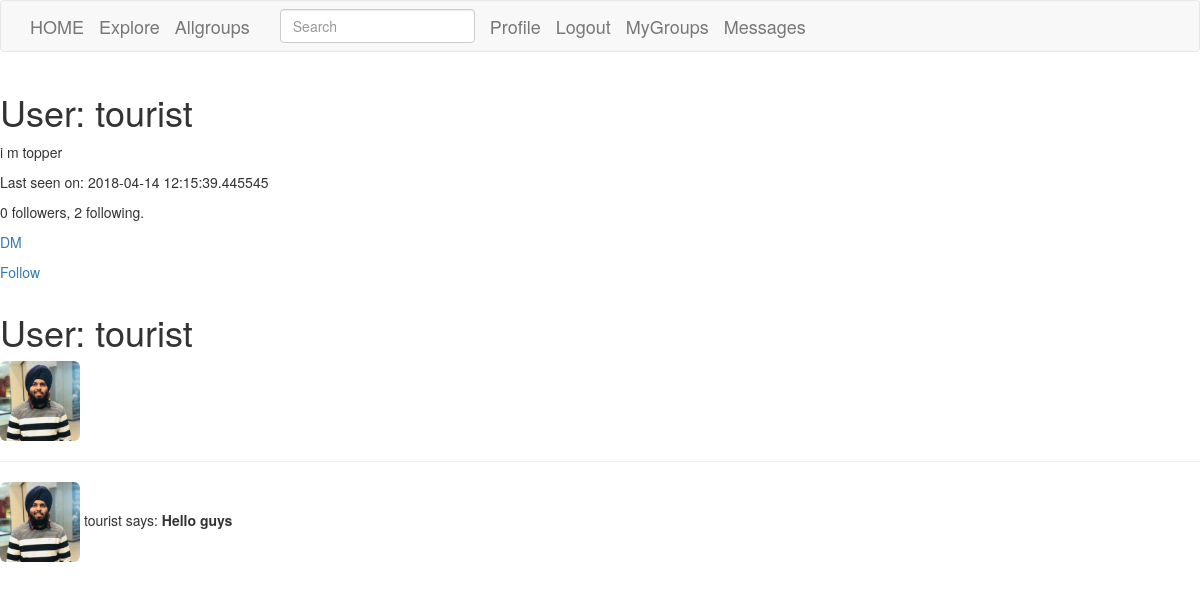
Before: /user/tourist (signed in) with the older database file.
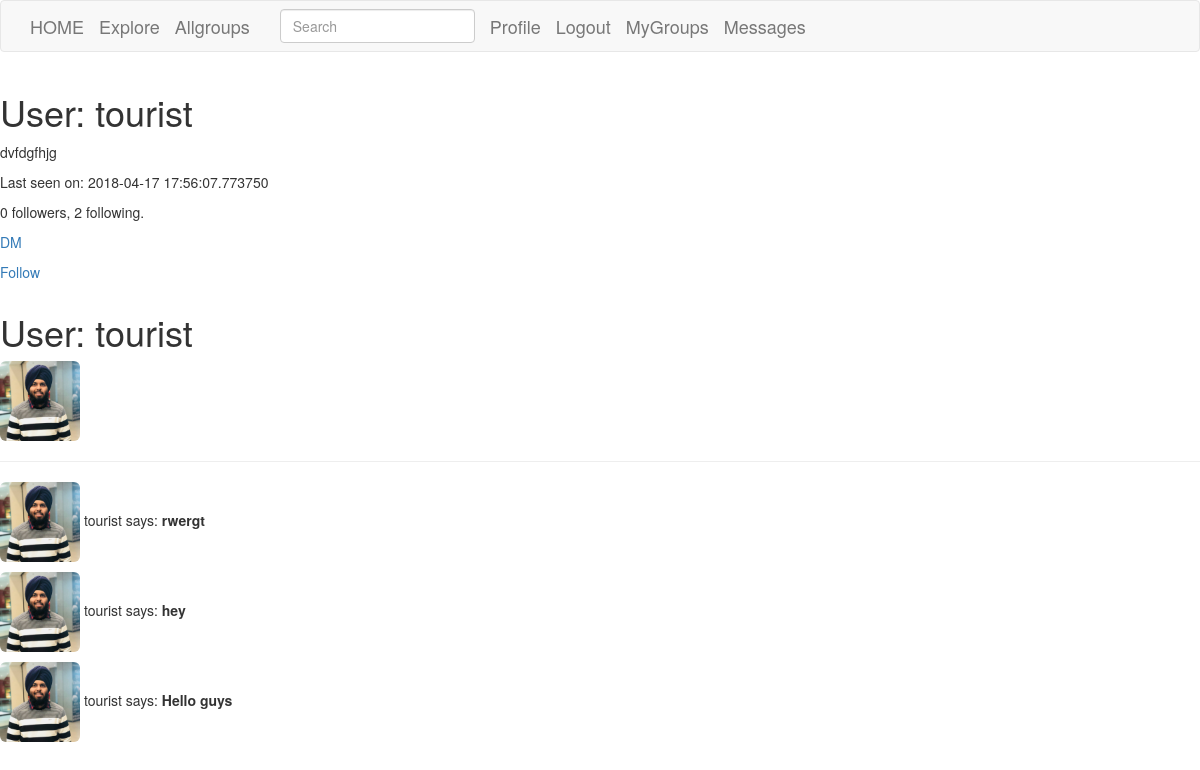
After: the same page with the newer database file.
### database.py (models this page shows, shortened)
class User(UserMixin,db.Model):
    id = db.Column(db.Integer, primary_key=True)
    username = db.Column(db.String(64), index=True, unique=True)
    email = db.Column(db.String(120), index=True, unique=True)
    password_hash = db.Column(db.String(128))
    posts = db.relationship('Post', backref='author', lazy='dynamic')
    about_me = db.Column(db.String(140))
    last_seen = db.Column(db.DateTime, default=datetime.utcnow)
    gposts = db.relationship('Ingroup', backref='writer', lazy='dynamic')
    followed = db.relationship(
        'User', secondary=followers,
        primaryjoin=(followers.c.follower_id == id),
        secondaryjoin=(followers.c.followed_id == id),
        backref=db.backref('followers', lazy='dynamic'), lazy='dynamic')
    def is_following(self, user):
        return self.followed.filter(
            followers.c.followed_id == user.id).count() > 0

class SearchableMixin(object):
    @classmethod
    def before_commit(cls, session):
        session._changes = {
            'add': [obj for obj in session.new if isinstance(obj, cls)],
            'update': [obj for obj in session.dirty if isinstance(obj, cls)],
            'delete': [obj for obj in session.deleted if isinstance(obj, cls)]
        }
    @classmethod
    def after_commit(cls, session):
        for obj in session._changes['add']:
            add_to_index(cls.__tablename__, obj)
        for obj in session._changes['update']:
            add_to_index(cls.__tablename__, obj)
        for obj in session._changes['delete']:
            remove_from_index(cls.__tablename__, obj)
        session._changes = None

class Post(SearchableMixin,db.Model):
    __searchable__ = ['body']
    id = db.Column(db.Integer, primary_key=True)
    body = db.Column(db.String(140))
    timestamp = db.Column(db.DateTime, index=True, default=datetime.utcnow)
    user_id = db.Column(db.Integer, db.ForeignKey('user.id'))
    comments = db.relationship('Comment', backref='title', lazy='dynamic')

### views.py (the view)
@app.route('/user/<username>')
@login_required
def user(username):
    user = User.query.filter_by(username=username).first_or_404()
    page = request.args.get('page', 1, type=int)
    posts = user.posts.order_by(Post.timestamp.desc()).paginate(
        page, app.config['POSTS_PER_PAGE'], False)
    next_url = url_for('user', username=user.username, page=posts.next_num) \
        if posts.has_next else None
    prev_url = url_for('user', username=user.username, page=posts.prev_num) \
        if posts.has_prev else None
    return render_template('user.html', user=user, posts=posts.items,
                           next_url=next_url, prev_url=prev_url)

### login.py
class SearchForm(FlaskForm):
    q = StringField('Search', validators=[DataRequired()])
    def __init__(self, *args, **kwargs):
        if 'formdata' not in kwargs:
            kwargs['formdata'] = request.args
        if 'csrf_enabled' not in kwargs:
            kwargs['csrf_enabled'] = False
            super(SearchForm, self).__init__(*args, **kwargs)

### database.py (called while the page is built)
@log.user_loader
def load_user(id):
    return User.query.get(int(id))

### views.py (called while the page is built)
@app.before_request
def before_request():
    if current_user.is_authenticated:
        current_user.last_seen = datetime.utcnow()
        db.session.commit()
        g.search_form = SearchForm()

### templates/user.html (shortened to what this page needs)
{% extends "base.html" %}
{% block content %}
<table>
        <tr valign="top">
            <td>
                <h1>User: {{ user.username }}</h1>
                {% if user.about_me %}<p>{{ user.about_me }}</p>{% endif %}
                {% if user.last_seen %}<p>Last seen on: {{ user.last_seen }}</p>{% endif %}
                <p>{{ user.followers.count() }} followers, {{ user.followed.count() }} following.</p>
                <p><a href="{{ url_for('send_message', username=user.username) }}">DM</a></p>
                {% if user == current_user %}
                <p><a href="{{ url_for('edit_profile') }}">Make Changes</a></p>
                <p><a href="{{ url_for('upload') }}">Upload Profile</a></p>
                {% elif not current_user.is_following(user) %}
                <p><a href="{{ url_for('follow', username=user.username) }}">Follow</a></p>
                {% else %}
                <p><a href="{{ url_for('unfollow', username=user.username) }}">UnFollow</a></p>
                {% endif %}
            </td>
        </tr>
    </table>
    <h1>User: {{ user.username }}</h1>
    {% set ab=[user.username,"profile.jpg"]|join('/') %}
    <img src= "{{ url_for('static', filename = ab ) }}" alt= {{ user.username }} height="80" width="80" class="img-rounded" />
    <hr>
    {% for post in posts %}
    <p>
    {%set x = [post.author.username,"profile.jpg"]|join('/') %}
    <img src= "{{ url_for('static', filename = x ) }}" alt= {{ post.author.username }} height="80" width="80" class="img-rounded" />
    {{ post.author.username }} says: <b>{{ post.body }}</b>
    </p>
    {% endfor %}
{% endblock %}

### templates/base.html (shortened to what this page needs)
{% extends 'bootstrap/base.html' %}
{% block navbar %}
	<nav class="navbar navbar-default" role="navigation">
		<div class="container">
			<div class="navbar-header">
				<a class="navbar-brand" href="{{ url_for('index') }}">HOME</a>
				<a class="navbar-brand" href="{{ url_for('explore') }}">Explore</a>
        <a class="navbar-brand" href="{{ url_for('Allgroups') }}">Allgroups</a>
        {% if g.search_form %}
                <form class="navbar-form navbar-left" method="get" action="{{ url_for('search') }}">
                    <div class="form-group">
                        {{ g.search_form.q(size=20, class="form-control", placeholder=g.search_form.q.label.text) }}
                    </div>
                </form>
        {% endif %}
				{% if current_user.is_anonymous %}
				<a class="navbar-brand" href="{{ url_for('login') }}">Login</a>
				{% else %}
				<a class = "navbar-brand" href = "{{ url_for('user',username=current_user.username) }}">Profile</a>
				<a class="navbar-brand" href="{{ url_for('logout') }}">Logout</a>
        <a class="navbar-brand" href="{{ url_for('my') }}">MyGroups</a>
        <a class="navbar-brand" href="{{ url_for('messages') }}">Messages</a>
				{% endif %}
			</div>
		</div>
	</nav>
{% endblock %}

Changed rows visible on the page:
changed User "tourist": about_me "i m topper" → "dvfdgfhjg"; last_seen "2018-04-14 12:15:39.445545" → "2018-04-17 17:56:07.773750"
added Post: author.username (placeholder picture), author.username "tourist", body "rwergt"
added Post: author.username (placeholder picture), author.username "tourist", body "hey"
